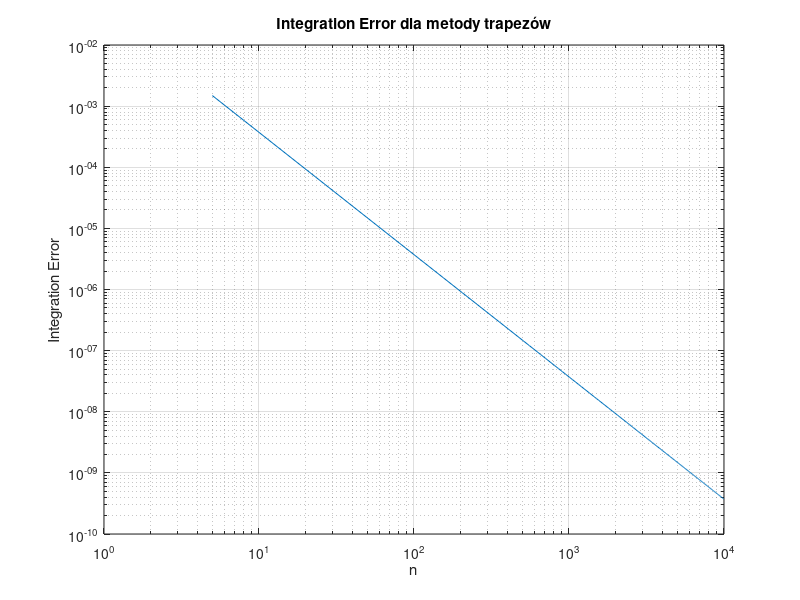

The MATLAB script that drew this image:
function [integration_error, Nt, ft_5, integral_1000] = zadanie2()

    reference_value = 0.0473612919396179; % wartość referencyjna całki

    Nt = 5:50:10^4;
    integration_error = zeros(1, length(Nt));

    ft_5 = ft(5);
    integral_1000 = integration(@ft, 1000);

    for i = 1:length(Nt)
        integration_result = integration(@ft, Nt(i));
        integration_error(i) = abs(integration_result - reference_value);
    end

    figure;
    loglog(Nt, integration_error);
    xlabel('n');
    ylabel('Integration Error');
    title('Integration Error dla metody trapezów');
    grid on;

    print('zadanie2', '-dpng');
end

function [y] = ft(t)
    y = 1/(3*sqrt(2*pi))*exp(-(t-10)^2/(2*3^2));
end

function [integral] = integration(fun, N)
    indices = linspace(0, 5, N+1);
    delta_x = 5/N;
    integral = 0;
    prev_i = indices(1);
    for i=1:N
        integral = integral + delta_x * ( fun(prev_i) + fun(indices(i + 1)) ) / 2;
        prev_i = indices(i + 1);
    end
end